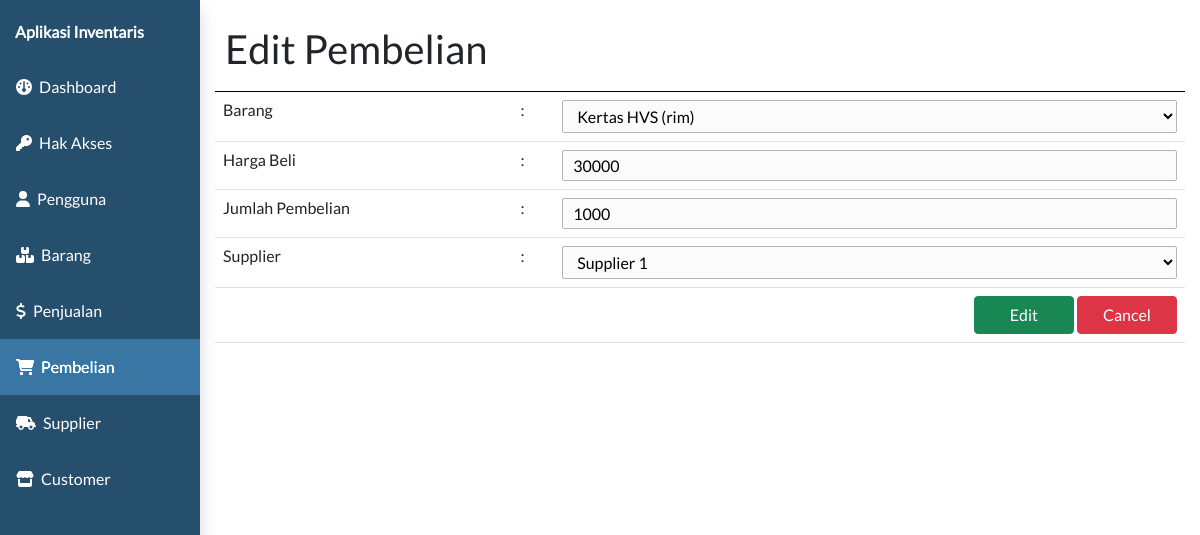
The page /admin.php?page=pembelian&subpage=pembelian-detail&id=1 on the database its author committed.
### tables this page shows
CREATE TABLE `pembelian`  (
  `id_pembelian` int NOT NULL AUTO_INCREMENT,
  `jumlah_pembelian` int NULL DEFAULT NULL,
  `harga_beli` double NULL DEFAULT NULL,
  `id_barang` int NULL DEFAULT NULL,
  `id_supplier` int NULL DEFAULT NULL,
  `created_at` timestamp NULL DEFAULT CURRENT_TIMESTAMP,
  `updated_at` timestamp NULL DEFAULT NULL ON UPDATE CURRENT_TIMESTAMP,
  PRIMARY KEY (`id_pembelian`) USING BTREE,
  INDEX `id_barang`(`id_barang` ASC) USING BTREE,
  INDEX `id_supplier`(`id_supplier` ASC) USING BTREE,
  CONSTRAINT `pembelian_ibfk_1` FOREIGN KEY (`id_barang`) REFERENCES `barang` (`id_barang`) ON DELETE CASCADE ON UPDATE CASCADE,
  CONSTRAINT `pembelian_ibfk_2` FOREIGN KEY (`id_supplier`) REFERENCES `supplier` (`id_supplier`) ON DELETE CASCADE ON UPDATE CASCADE
);

CREATE TABLE `barang`  (
  `id_barang` int NOT NULL AUTO_INCREMENT,
  `nama_barang` varchar(255) NULL DEFAULT NULL,
  `keterangan` text NULL,
  `satuan` varchar(20) NULL DEFAULT NULL,
  `id_pengguna` int NULL DEFAULT NULL,
  PRIMARY KEY (`id_barang`) USING BTREE,
  INDEX `id_pengguna`(`id_pengguna` ASC) USING BTREE,
  CONSTRAINT `barang_ibfk_1` FOREIGN KEY (`id_pengguna`) REFERENCES `pengguna` (`id_pengguna`) ON DELETE CASCADE ON UPDATE CASCADE
);

CREATE TABLE `supplier`  (
  `id_supplier` int NOT NULL AUTO_INCREMENT,
  `nama_supplier` varchar(255) NULL DEFAULT NULL,
  `no_hp_supplier` varchar(30) NULL DEFAULT NULL,
  `alamat_supplier` text NULL,
  PRIMARY KEY (`id_supplier`) USING BTREE
);

### controller/pembelian_controller.php (called while the page is built, shortened)
<?php
require_once "controller/base_controller.php";
class PembelianController {
    function callmodel(){
        $baseController = new BaseController();
    }
    function pembelian_detail($data){
        $model = new model;
        $penjualan_detail = $model->selectWhere("pembelian", "id_pembelian = '$data'");
        return $penjualan_detail;
    }
}
?>

### model/model.php (called while the page is built, shortened)
<?php
class model {
    function select($table){
        require "koneksi.php";
        $data = mysqli_query($connect, "SELECT * FROM $table");
        $dataarray = array();
            while($row = mysqli_fetch_assoc($data)){
                $dataarray[] = $row;
            }
        return $dataarray;
    }
    function selectWhere($table, $where){
        require "koneksi.php";
        $data = mysqli_query($connect, "SELECT * FROM $table where $where");
        $dataarray = array();
            while($row = mysqli_fetch_assoc($data)){
                $dataarray[] = $row;
            }
        return $dataarray;
    }
}
?>

### controller/barang_controller.php (called while the page is built, shortened)
<?php
require_once "controller/base_controller.php";
class BarangController {
    function callmodel(){
        $baseController = new BaseController();
    }
    function barang_list(){
        $model = new model;
        $barang_list = $model->select("barang");
        return $barang_list;
    }
}
?>

### controller/supplier_controller.php (called while the page is built, shortened)
<?php
require_once "controller/base_controller.php";
class SupplierController {
    function callmodel(){
        $baseController = new BaseController();
    }
    function supplier_list(){
        $model = new model;
        $supplier_list = $model->select("supplier");
        return $supplier_list;
    }
}
?>

### view/pembelian/pembelian-detail.php (the view, shortened to what this page needs)
<?php
require_once "controller/pembelian_controller.php";
require_once "controller/supplier_controller.php";
require_once "controller/barang_controller.php";
$pembelianController = new PembelianController();
$pembelianController->callasset();
$pembelianDetail = null;
if (isset($_GET['id'])) {
  $pembelianDetail = $pembelianController->pembelian_detail($_GET['id']);
}
$supplierController = new SupplierController();
$supplierList = $supplierController->supplier_list();
$barangController = new BarangController();
$barangList = $barangController->barang_list();
?>
<html>
<head>
</head>
<body>
  <div class="clm-12" style="border-bottom:1px solid black;">
    <h1><?php echo $pembelianDetail != null ? "Edit Pembelian" : "Tambah Pembelian" ?></h1>
  </div>
  <form action="submit.php" method="post" enctype="multipart/form-data">
    <table class="table">
      <tr>
        <td>Barang</td>
        <td>:</td>
        <td>
          <select name="id_barang" class="input" required>
            <?php foreach ($barangList as $barang) : ?>
              <option value="<?php echo $barang['id_barang']; ?>" <?php if ($pembelianDetail != null && $barang['id_barang'] == $pembelianDetail[0]['id_barang']) {
                                                                        echo "selected";
                                                                      } ?>><?php echo $barang['nama_barang'] . " (" . $barang["satuan"] . ")"; ?></option>
            <?php endforeach ?>
          </select>
        </td>
      </tr>
      <tr>
        <td>Harga Beli</td>
        <td>:</td>
        <td><input type="text" class="input" name="harga_beli" value="<?php echo $pembelianDetail != null ? $pembelianDetail[0]['harga_beli'] : '' ?>" autocomplete="off" required/></td>
      </tr>
      <tr>
        <td>Jumlah Pembelian</td>
        <td>:</td>
        <td><input type="text" class="input" name="jumlah_pembelian" value="<?php echo $pembelianDetail != null ? $pembelianDetail[0]['jumlah_pembelian'] : '' ?>" autocomplete="off" required/></td>
      </tr>
      <tr>
        <td>Supplier</td>
        <td>:</td>
        <td>
          <select name="id_supplier" class="input" required>
            <?php foreach ($supplierList as $supplier) : ?>
              <option value="<?php echo $supplier['id_supplier']; ?>" <?php if ($pembelianDetail != null && $supplier['id_supplier'] == $pembelianDetail[0]['id_supplier']) {
                                                                        echo "selected";
                                                                      } ?>><?php echo $supplier['nama_supplier']; ?></option>
            <?php endforeach ?>
          </select>
        </td>
      </tr>
      <tr>
        <td colspan="3" style="text-align:right">
          <?php if ($pembelianDetail) : ?>
            <input type="submit" name="pembelian-edit-submit" class="btn btn-success" style="width:100px;" value="Edit">
          <?php endif ?>
          <a href="?page=pembelian&&subpage=pembelian-list"><input type="button" class="btn btn-danger" style="width:100px;" value="Cancel"></a>
        </td>
      </tr>
    </table>
  </form>
</body>
</html>

### assets/css/style.css (style rules this page uses)
* { font-family: 'lato'; margin: 0px; }
.clm-1, .clm-2, .clm-3, .clm-4, .clm-5, .clm-6, .clm-7, .clm-8, .clm-9, .clm-10, .clm-11, .clm-12 { float:left; padding:10px; box-sizing: border-box; }
.clm-12 { width:100%; }
.input { padding: 5px 10px; border:1px solid #b5b5b5; background:#fbfbfb; border-radius:2px; width: 100%; }

### rows shown on the page
pembelian: id_barang "Kertas HVS (rim)", harga_beli "30000", jumlah_pembelian "1000", id_supplier "Supplier 1"
